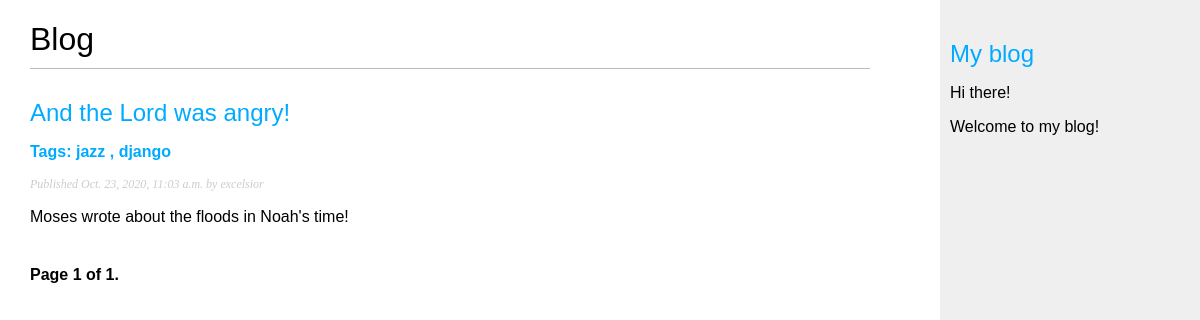
Screenshot of /blog/ with the database file from the repository.
### blog/models.py (models this page shows, shortened)
class Post(models.Model):
    STATUS_CHOICES = (
        ('draft', 'Draft'),
        ('published', 'Published'),
        )
    title = models.CharField(max_length=250)
    slug = models.SlugField(max_length=250, unique_for_date='publish')
    author= models.ForeignKey(User, on_delete=models.CASCADE,related_name="blog_posts")
    body = models.TextField()
    publish = models.DateTimeField(default=timezone.now)
    created = models.DateTimeField(auto_now_add=True)
    updated = models.DateTimeField(auto_now=True)
    status = models.CharField(max_length=10, choices=STATUS_CHOICES, default='draft')
    tags = TaggableManager()
    objects = models.Manager() # Default manager
    published = PublishedManager()
    class Meta:
        ordering = ('-publish',)
    def get_absolute_url(self):
        return reverse('blog:post_detail',
                        args = [self.publish.year,
                                self.publish.month,
                                self.publish.day,
                                self.slug])

### blog/views.py (the view)
# urls.py: urlpatterns = [path('', views.post_list, name='post_list'),
def post_list(request, tag_slug=None):
    posts_list = Post.published.all()
    tag = None
    if tag_slug:
        tag = get_object_or_404(Tag, slug=tag_slug)
        posts_list = posts_list.filter(tags__in=[tag])
    paginator = Paginator(posts_list, 3)
    page = request.GET.get('page')
    try:
        posts = paginator.page(page)
    except PageNotAnInteger:
        posts = paginator.page(1)
    except EmptyPage:
        posts = paginator.page(paginator.num_pages)
    return render(request, 'blog/post/list.html', {'page': page,
                                                   'posts': posts,
                                                   'tag':tag})

### blog/models.py (called while the page is built)
    def get_queryset(self):
        return super(PublishedManager, self).get_queryset().filter(status='published')

### blog/templates/blog/post/list.html (shortened to what this page needs)
{% extends "blog/base.html" %}
{% block content %}
    <h1> Blog </h1>
    {% for post in posts %}
        <h2>
            <a href="{{ post.get_absolute_url }}">
                {{ post.title }}
            </a>
        </h2>
        <p class="tags">
            Tags:
            {% for tag in post.tags.all %}
            <a href="{% url 'blog:post_list_by_tag' tag.slug %}">
                {{tag.name}}
             </a>
            {% if not forloop.last %}, {% endif %}
            {% endfor %}
        </p>
        <p class="date">
            Published {{ post.publish }} by {{ post.author }}
        </p>
{{ post.body|truncatewords:30|linebreaks }}
    {% endfor %}
{% include 'blog/pagination.html' with page=posts %}
{% endblock %}

### blog/static/css/blog.css (style rules this page uses)
body { margin:0; padding:0; font-family:helvetica, sans-serif; }
a { color:#00abff; text-decoration:none; }
h1 { font-weight:normal; border-bottom:1px solid #bbb; padding:0 0 10px 0; }
h2 { font-weight:normal; margin:30px 0 0; }
p.date { color:#ccc; font-family: georgia, serif; font-size: 12px; font-style: italic; }
p.tags { color: #00abff; font-weight: bold; }

### rows the page displays
Post: title "And the Lord was angry!", publish "Oct. 23, 2020, 11:03 a.m.", author "excelsior", body "Moses wrote about the floods in Noah's time!"
Tag: name "jazz"
Tag: name "django"

### other values shown
{{ page.number }} "1"
{{ page.paginator.num_pages }} "1"
